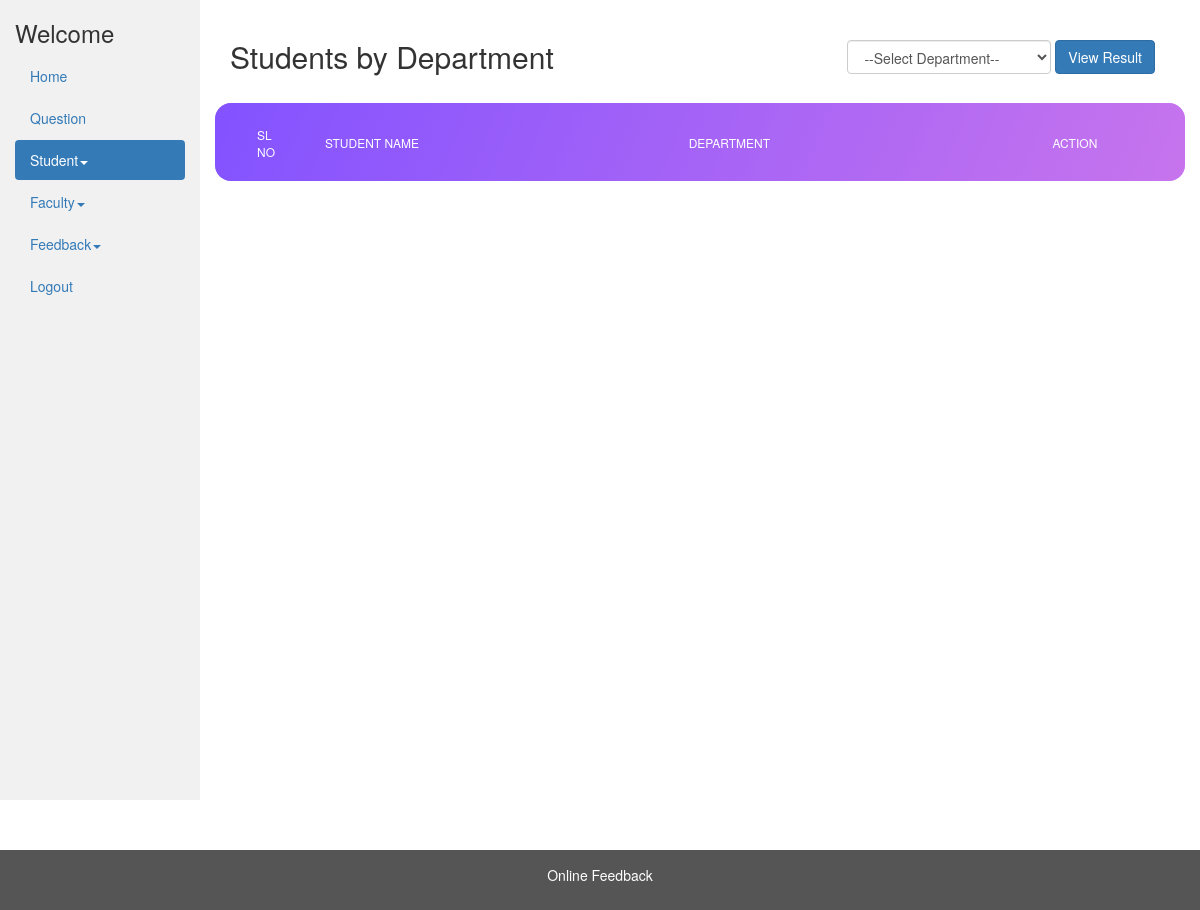
The page /admin/view_dep_students.php?department_id=2 on the database as committed earlier.
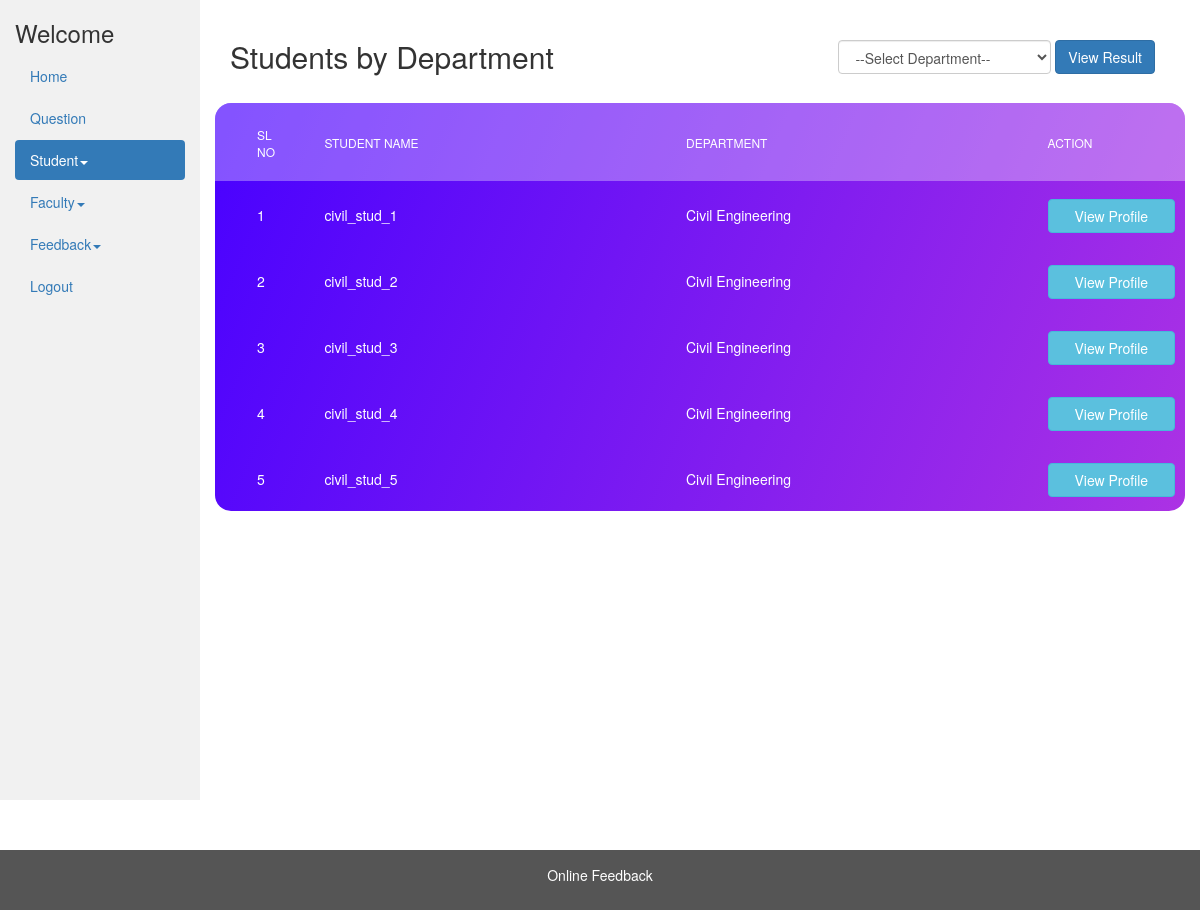
The same page on the database as committed later.
### tables this page shows
CREATE TABLE IF NOT EXISTS `student` (
  `id` int(11) NOT NULL AUTO_INCREMENT,
  `name` char(40) NOT NULL,
  `gender` int(11) NOT NULL,
  `email` varchar(40) NOT NULL,
  `mobile` bigint(11) NOT NULL,
  `department_id` int(11) NOT NULL,
  `semester_id` int(10) NOT NULL,
  `image` varchar(50) NOT NULL DEFAULT '../img/no_image.jpg',
  `dob` date NOT NULL,
  `regid` int(11) NOT NULL,
  `feedback_submitted` int(11) NOT NULL DEFAULT 0,
  PRIMARY KEY (`id`),
  UNIQUE KEY `regid` (`regid`)
);

CREATE TABLE IF NOT EXISTS `department` (
  `id` int(11) NOT NULL,
  `name` varchar(250) NOT NULL,
  PRIMARY KEY (`id`)
);

### admin/view_dep_students.php (the view, shortened to what this page needs)
<?php
include_once '../database/dbconfig.php';
?>
<!DOCTYPE html>
<html lang="en">
<head>
  <link rel="stylesheet" href="../css/bootstrap-3.4.1.min.css">
  <link rel="stylesheet" type="text/css" href="../css/main.css" />
</head>
<body>
  <div class="container-fluid">
    <div class="row content">
      <div class="col-sm-2 sidenav">
                    <h3>Welcome
                    </h3>
                    <ul class="nav nav-pills nav-stacked">
                        <li><a href="admin_dashboard.php">Home</a></li>
                        <li><a href="view_questions.php">Question</a></li>
                        <li class="active">
                            <a href="#stud_sub-menu" data-toggle="collapse" data-parent="#main-menu">Student<span class="caret"></span></a>
                        </li>
                        <li>
                            <a href="#fac_sub-menu" data-toggle="collapse" data-parent="#main-menu">Faculty<span class="caret"></span></a>
                        </li>
                        <li>
                            <a href="#feedsub-menu" data-toggle="collapse" data-parent="#main-menu">Feedback<span class="caret"></span></a>
                        </li>
                        <li><a href="../logout.php">Logout</a></li>
                    </ul><br>
                </div>
      <div class="col-sm-10">
        <br />
        <div class="container-fluid">
          <div class="row">
            <div class="col-md-5"><h2>Students by Department</h2></div><br />
            <div class="col-md-7">
            <div class="pull-right">
          <form class="form-inline" method="get" action="view_dep_students.php">
              <div class="container-fluid ">
                <div class="form-group">
                  <select name="department_id" class="form-control" required="required">
                    <option value="">--Select Department--</option>
                  </select>
                  <input type="submit" class="btn btn-primary" value="View Result">
                </div>
            </div>
          </form>
        </div>
            </div>
          </div>
        </div>
        <br />
        <div class="table100 ver6 m-b-110">
          <table data-vertable="ver6" id="students">
            <thead>
              <tr class="row100 head">
                <th class="column100 column1" data-column="column1">
                  Sl No
                </th>
                <th class="column100 column2" data-column="column2">
                  Student Name
                </th>
                <th class="column100 column2" data-column="column2">
                  Department
                </th>
                <th class="column100 column3" data-column="column3">
                  Action
                </th>
              </tr>
            </thead>
            <tbody>
            <?php
            if(isset($_GET['department_id'])) {
                $sql = "SELECT * FROM student where department_id = ".$_GET['department_id'];
                $result = mysqli_query($conn, $sql);
                $count = 0;
                while ($rows = mysqli_fetch_array($result)) {
                    $count++;
            ?>
                <tr class="row100 data">
                    <td class="column100 column1 value" data-column="column1">
                    <?php echo $count; ?>
                    </td>
                    <td class="column100 column2 value" data-column="column2">
                    <?php echo $rows['name']; ?>
                    </td>
                    <td class="column100 column2 value" data-column="column2">
                    <?php
                            $dep_sql = "select * from department where id = " . $rows['department_id'];
                            $dep_result = mysqli_query($conn, $dep_sql);
                            $dep_row = mysqli_fetch_array($dep_result);
                            echo $dep_row['name']; ?>
                    </td>
                    <td class="column100 column3" data-column="column3">
                    <a class="btn btn-block btn-info"
                        href="view_student_profile.php?student_id=<?php echo $rows['id'] ?>">View Profile</a>
                    </td>
                </tr>
            <?php
                }
            }
            ?>
            </tbody>
          </table>
        </div>
      </div>
    </div>
  </div>
  <footer class="container-fluid" style="margin-top: 50px">
    <center>
      <p>Online Feedback</p>
    </center>
  </footer>
</body>
</html>

Rows that differ between the two databases and show on the page:
added student: name "civil_stud_1", department.name "Civil Engineering"
added student: name "civil_stud_2", department.name "Civil Engineering"
added student: name "civil_stud_3", department.name "Civil Engineering"
added student: name "civil_stud_4", department.name "Civil Engineering"
added student: name "civil_stud_5", department.name "Civil Engineering"
